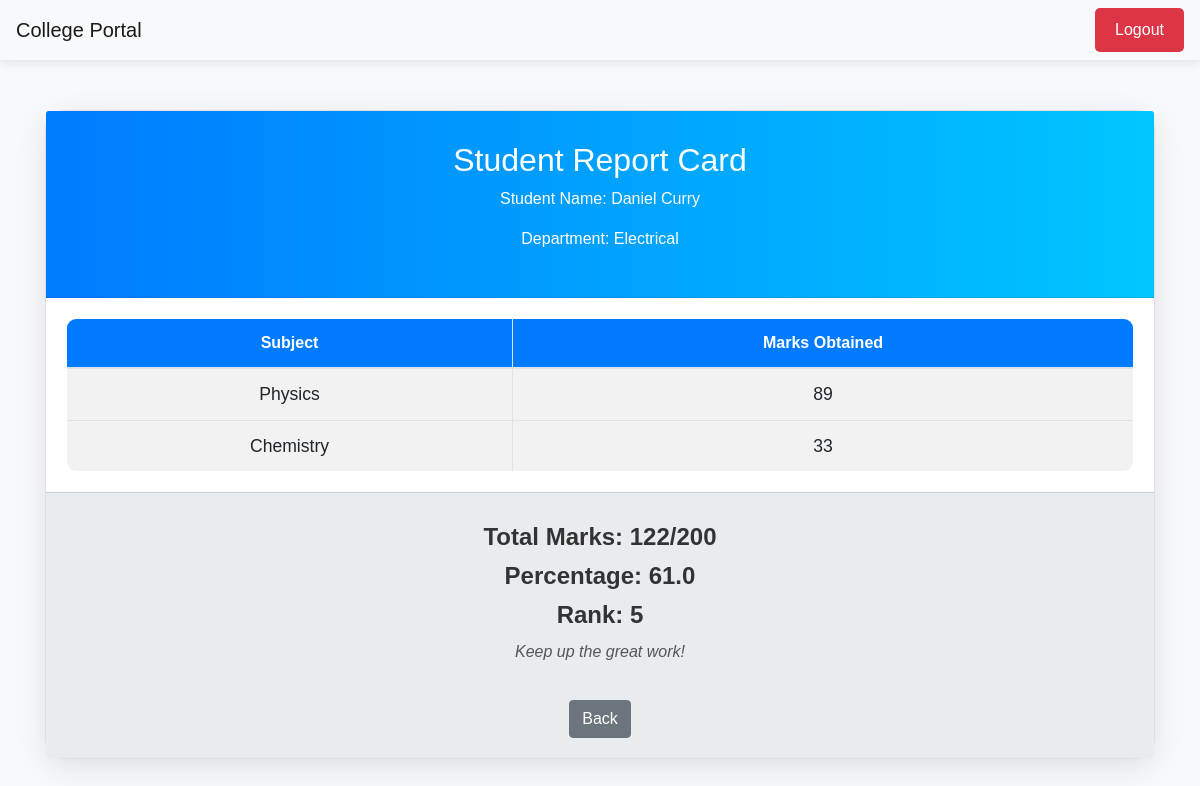
The page /report/10/ (signed in) on the database its author committed.
### report/models.py (models this page shows, shortened)
class card(models.Model):
    user = models.ForeignKey(User,on_delete=models.SET_NULL,null=True,blank=True)
    Student_Name = models.CharField(max_length=20,null=True)
    Student_Father_Name = models.CharField(max_length=20,null=True)
    Student_Email = models.EmailField(null=True)
    Student_Department = models.ForeignKey(department,related_name='dep',null=True,on_delete=models.CASCADE)
    class Meta:
        ordering = ['Student_Name']

class department(models.Model):
    Department_Name = models.CharField(max_length=20)
    def __str__(self):
        return self.Department_Name
    class Meta:
        ordering = ['Department_Name']

class score(models.Model):
    Student = models.ForeignKey(card,on_delete=models.CASCADE,null=True)
    Subject = models.ForeignKey(subject,on_delete=models.CASCADE,null=True)
    Score = models.IntegerField(null=True)
    class Meta:
        unique_together = ['Student','Subject']

class subject(models.Model):
    Subject_Name = models.CharField(max_length=20)
    def __str__(self):
        return self.Subject_Name
    class Meta:
        ordering = ['Subject_Name']

### report/views.py (the view)
# urls.py: path('report/<id>/',report),
@login_required(login_url='/login/')
def report(request,id):
    data_1 = card.objects.filter(id = id)[0]
    data_2 = score.objects.filter(Student = data_1)
    if data_2.filter(Score__lt = 33).exists():
        x = True
        return render(request,'report.html',context={'data_1':data_1,'data_2':data_2,'x':x})
    x = data_2.aggregate(Sum('Score'),Count('id'),Avg('Score'))
    x['id__count'] *= 100
    ranks = score.objects.values('Student').annotate(Avg('Score')).order_by('-Score__avg')
    rank = 0
    for i in ranks:
        rank += 1
        if i['Student'] == int(id):
            print(i['Student'])
            break
    return render(request,'report.html',context={'data_1':data_1,'data_2':data_2,'x':x,'rank':rank})

### report/templates/report.html (shortened to what this page needs)
<!DOCTYPE html>
<html lang="en">
<head>
    <link rel="stylesheet" href="https://stackpath.bootstrapcdn.com/bootstrap/4.5.2/css/bootstrap.min.css">
</head>
<body>
    <nav class="navbar navbar-expand-lg navbar-light bg-light">
        <a class="navbar-brand" href="/">College Portal</a>
        <div class="ml-auto">
            <a class="btn btn-logout" href="/logout/">Logout</a>
        </div>
    </nav>
    <div class="container">
        <div class="card">
            <div class="card-header">
                <h2>Student Report Card</h2>
                <p>Student Name: {{data_1.Student_Name}}</p>
                <p>Department: {{data_1.Student_Department}}</p>
            </div>
            <div class="card-body">
                <table class="table table-bordered table-striped">
                    <thead>
                        <tr>
                            <th>Subject</th>
                            <th>Marks Obtained</th>
                        </tr>
                    </thead>
                    <tbody>
                        {% for data in data_2 %}
                        <tr>
                            <td>{{data.Subject}}</td>
                            <td>{{data.Score}}</td>
                        </tr>
                        {% endfor %}
                    </tbody>
                </table>
            </div>
            <div class="card-footer">
                {% if x is True %}
                <h4>Result: Fail</h4>
                {% else %}
                <h4>Total Marks: {{x.Score__sum}}/{{x.id__count}}</h4>
                <h4>Percentage: {{x.Score__avg}}</h4>
                <h4>Rank: {{rank}}</h4>
                <p class="footer-text">Keep up the great work!</p>
                {% endif %}
                <a href="/" class="btn btn-secondary back-button">Back</a>
            </div>
        </div>
    </div>
</body>
</html>

### report/templates/report.html (style rules this page uses)
body { background-color: #f7f9fc; font-family: 'Arial', sans-serif; color: #333; }
.navbar { box-shadow: 0 2px 10px rgba(0, 0, 0, 0.1); margin-bottom: 20px; }
.btn-logout { position: relative; padding: 10px 20px; border: none; background-color: #dc3545; color: white; border-radius: 5px; transition: background-color 0.3s ease, transform 0.2s ease; }
.card { border-radius: 20px; box-shadow: 0 8px 30px rgba(0, 0, 0, 0.1); margin-top: 50px; transition: transform 0.3s, box-shadow 0.3s; }
.card-header { background: linear-gradient(90deg, #007bff, #00c6ff); color: white; padding: 30px; text-align: center; border-top-left-radius: 20px; border-top-right-radius: 20px; }
.card-body { background-color: #ffffff; padding: 20px; }
.table { border-radius: 10px; overflow: hidden; margin-bottom: 0; }
.table th { background-color: #007bff; color: white; text-align: center; }
.table td { vertical-align: middle; text-align: center; font-size: 1.1rem; }
.table tr:nth-child(even) { background-color: #f2f2f2; }
.card-footer { background-color: #e9ecef; padding: 20px; text-align: center; border-bottom-left-radius: 20px; border-bottom-right-radius: 20px; }
h4 { margin: 10px 0; font-weight: bold; color: #333; }
.footer-text { color: #555; font-style: italic; }
.back-button { margin-top: 20px; }

### rows shown on the page
card: Student_Name "Daniel Curry", Student_Department "Electrical"
score: Subject "Physics", Score "89"
score: Subject "Chemistry", Score "33"

### other values the page prints
{{ x.Score__sum }} "122"
{{ x.id__count }} "200"
{{ x.Score__avg }} "61.0"
{{ rank }} "5"
